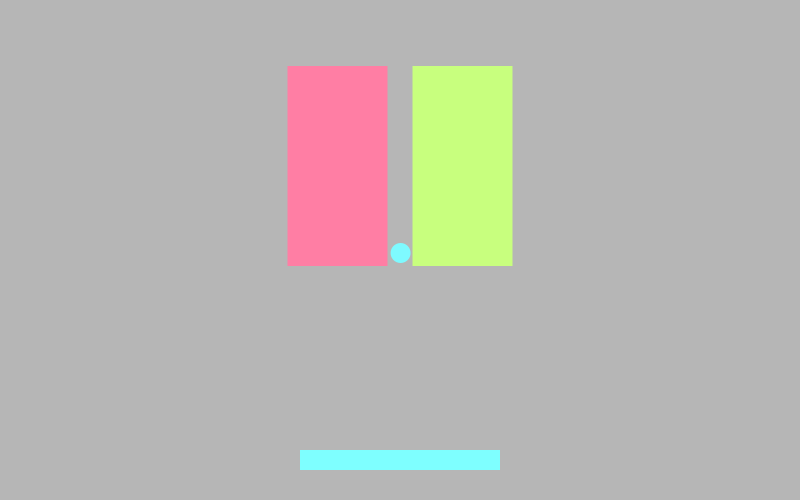
Frame 1 (no input)
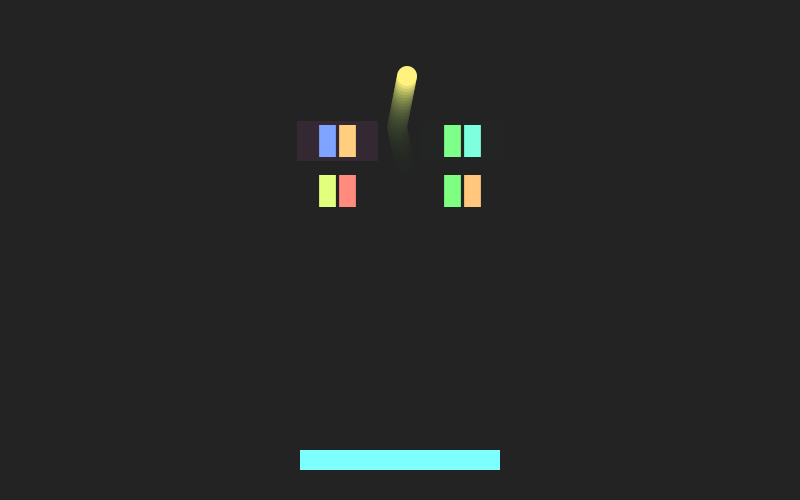
Frame 60 (the mouse pressed at the canvas centre just before this capture)
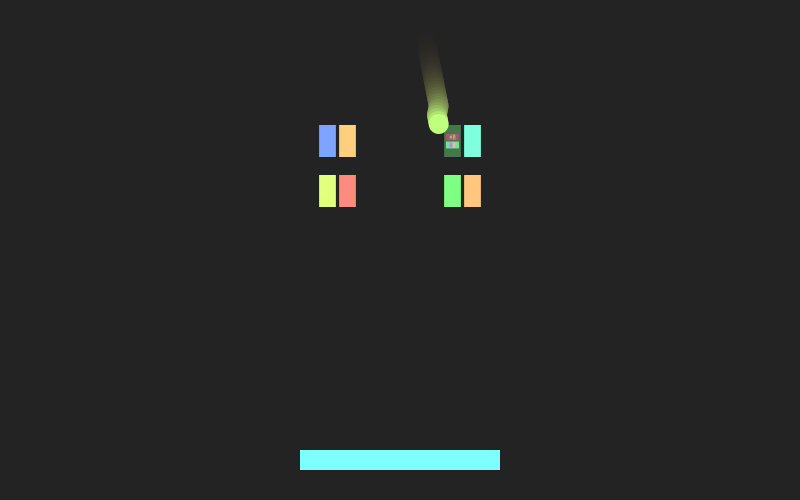
Frame 120 (the mouse held since frame 60 and released just before this capture)

The Processing sketch that drew these frames (run headless with seeded random() and noise(); from frame 60 on, the mouse is pressed at the canvas centre):

// Processing sketch: paddle_ball
// ── paddle_ball.pde
final int BLOCK_SIZE = 250;

Paddle paddle;
Ball ball;
Block b;
boolean gameover = false;

void setup() {
  
  size(800, 500);
  colorMode(HSB, 255);
  noStroke();
  paddle = new Paddle(width / 2, height - 50);
  ball = new Ball(width / 2, height / 2);
  b = new Block(width / 2, height / 3, BLOCK_SIZE, true);
  
}

void draw() {
  
  fill(32, 32);
  rect(0, 0, width, height);
  paddle.update();
  ball.update();
  ball.collide(paddle);
  paddle.draw();
  ball.draw();
  
  b.collide(ball);
  b.draw();  
  
}

void restart() {
  
  paddle = new Paddle(width / 2, height - 50);
  ball = new Ball(width / 2, height / 2);
  gameover = false;
  
}

void keyPressed() {
  
  switch(keyCode) {
    
  case 39:
    paddle.dir = 1;
    break;
    
  case 37:
    paddle.dir = -1;
    break; 
    
  }
  
}

void keyReleased() {
  
  switch(keyCode) {
    
  case 39:
  case 37:
    paddle.dir = 0;
    break;
    
  } 
  
}

// ── Ball.pde
class Ball {
  
  PVector pos;
  PVector vel;
  float s = 20;
  
  Ball(float x, float y) {
    
    pos = new PVector(x, y);
    vel = new PVector(random(-2, 2), 3);
    
  }
  
  void update() {
    
    pos.x += vel.x;
    pos.y += vel.y;
    
    if (pos.x + s/2 >= width || pos.x - s/2 <= 0) {
      vel.x *= -1;
    }
    
    if (pos.y - s/2 <= 0) {
      vel.y *= -1;
    }
    
    gameover = pos.y + s/2 >= height;
    
  }
  
  void collide(Paddle p) {
    
    if (collidingWith(p)) {
      
      vel.y *= -1;
      
      float ballToPaddle = dist(p.pos.x, p.pos.y, pos.x, pos.y);
      
      if (ballToPaddle >= 50) {
        
        vel.x += ballToPaddle / 25 * (pos.x > p.pos.x ? 1 : -1);
        
      }
      
    }
    
  }
  
  boolean collidingWith(Paddle p) {
    
    return (pos.y + s/2 >= p.pos.y) && pos.x - s/2 <= p.pos.x + 100 && pos.x + s/2 >= p.pos.x - 100;
  
  }
  
  void draw() {
    
    fill(pos.y / height * 255, 128, 255);
    ellipse(pos.x, pos.y, s, s);
    
  }
  
}

// ── Block.pde
class Block {
  
  color colour;
  PVector pos;
  float size;
  boolean horiz;
  
  Block[] children;
  
  Block(float x, float y, float size, boolean horiz) {
    
    this.colour = color(random(255), 128, 255);
    this.pos = new PVector(x, y);
    this.horiz = horiz;
    this.size = size;
    
  }
  
  boolean collidingWith(Ball b) {
    
    if (horiz) {
      
      return b.pos.x + b.s >= pos.x - size 
          && b.pos.x - b.s <= pos.x + size
          && b.pos.y + b.s >= pos.y - size / 2 
          && b.pos.y - b.s <= pos.y + size / 2;
      
    } else {
      
      return b.pos.x + b.s >= pos.x - size / 2
          && b.pos.x - b.s <= pos.x + size / 2
          && b.pos.y + b.s >= pos.y - size 
          && b.pos.y - b.s <= pos.y + size;
      
    }
    
  }
  
  void collide(Ball b) {
    
    if (children != null) {
      
      children[0].collide(b);
      children[1].collide(b);
      return;
      
    }
    
    if (collidingWith(b)) {
      
      hit();
      if (abs(b.pos.x - pos.x) > size * 0.75) {
        
        b.vel.x *= -1;
        
      } else {
        
        b.vel.y *= -1;
        
      }
      
    }
    
  }
  
  void hit() {
    
    if (horiz) {
      
      children = new Block[]{
        new Block(pos.x - size * 0.25, pos.y, size * 0.4, false),
        new Block(pos.x + size * 0.25, pos.y, size * 0.4, false)
      };
      
    } else {
      
      children = new Block[]{
        new Block(pos.x, pos.y - size * 0.25, size * 0.4, true),
        new Block(pos.x, pos.y + size * 0.25, size * 0.4, true)
      };
      
    }
    
  }
  
  void draw() {
    
    if (children != null) {
      
      children[0].draw();
      children[1].draw();
      return;
      
    }
    
    fill(colour);
    if (horiz) {
      
      rect(pos.x - size, pos.y - size / 2,
        size * 2, size);
        
    } else {
      
      rect(pos.x - size / 2, pos.y - size,
        size, size * 2);
      
    }
    
  }
  
}

// ── Paddle.pde
class Paddle {
  
  PVector pos;
  int dir = 0;
  float dx;
  float vy = -4;
  
  Paddle(float x, float y) {
    
    pos = new PVector(x, y);
    
  }
  
  void update() {
    
    if (gameover) {
      
      vy += 9.8 / frameRate;
      pos.y += vy;
      if (pos.y >= height) restart();
      
    } else {
      
      dx += dir;
      pos.x += dx;
      
      if (pos.x - 100 <= 0) {
        
        pos.x = 100;
        dx = 0;
        
      }
      
      if (pos.x + 100 >= width) {
        
        pos.x = width - 100;
        dx = 0;
        
      }
      
      if (dir == 0) dx *= 0.9F;
      
    }
    
  }
  
  void draw() {
    
    fill(pos.x / width * 255, 128, 255);
    rect(pos.x - 100, pos.y, 200, 20);
    
  }
  
}
